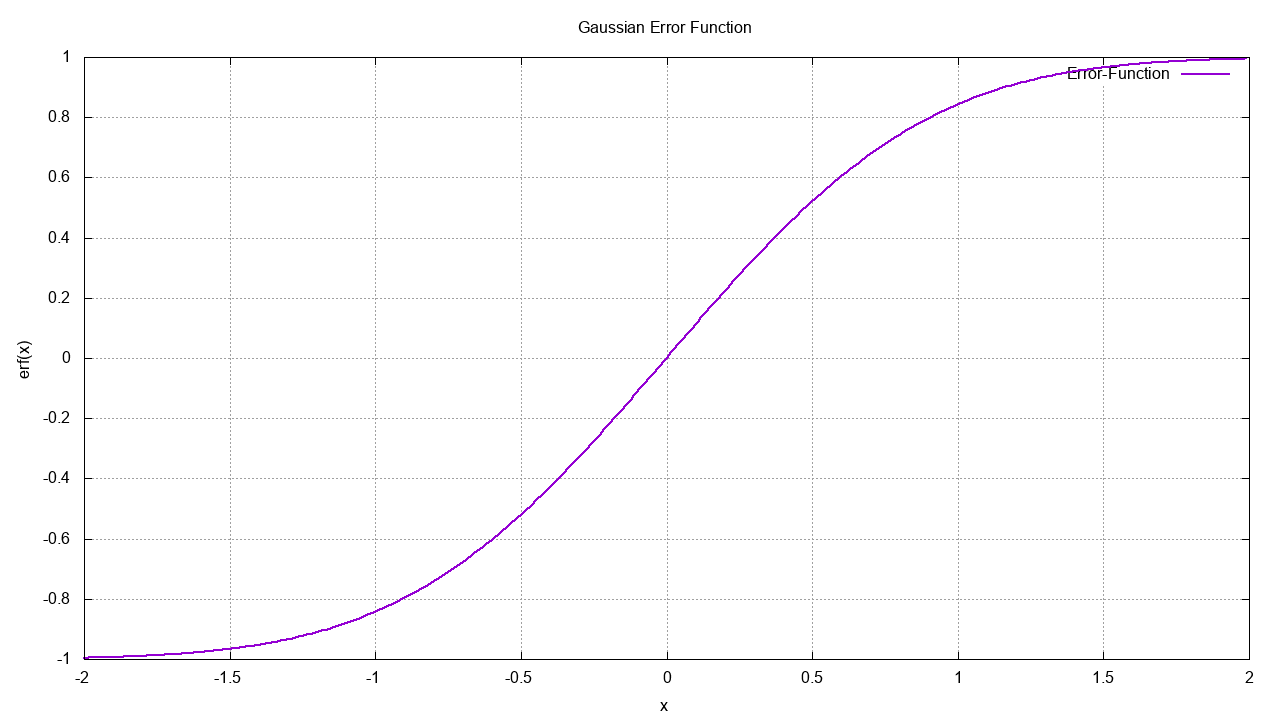

The script that saved this image:
set xlabel "x"
set ylabel "erf(x)"
set title "Gaussian Error Function"

set grid

set terminal png size 1280,720
set output "Integration7.png"
plot "Integration7.dat" u 1:(column("Error-Function")) w l lw 2


set terminal wxt background '#00222222'
plot "Integration7.dat" u 1:(column("Error-Function")) w l lw 2
